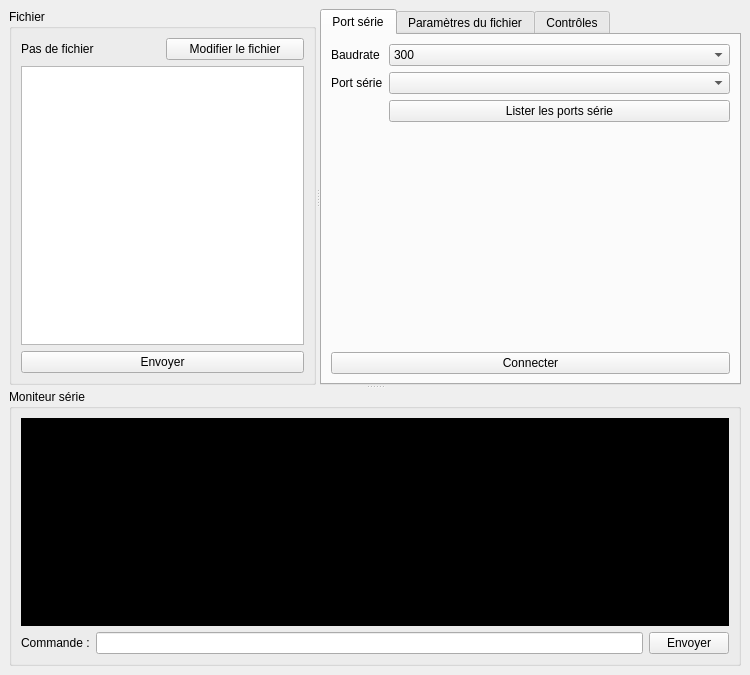
<?xml version="1.0" encoding="UTF-8"?>
<ui version="4.0">
 <class>MainWindow</class>
 <widget class="QMainWindow" name="MainWindow">
  <property name="geometry">
   <rect>
    <x>0</x>
    <y>0</y>
    <width>750</width>
    <height>675</height>
   </rect>
  </property>
  <property name="windowTitle">
   <string>Trace</string>
  </property>
  <property name="windowIcon">
   <iconset>
    <normaloff>traceIcon.png</normaloff>traceIcon.png</iconset>
  </property>
  <property name="tabShape">
   <enum>QTabWidget::Triangular</enum>
  </property>
  <widget class="QWidget" name="centralwidget">
   <layout class="QVBoxLayout" name="verticalLayout_4">
    <item>
     <widget class="QSplitter" name="splitter_2">
      <property name="orientation">
       <enum>Qt::Vertical</enum>
      </property>
      <widget class="QWidget" name="widget" native="true">
       <layout class="QHBoxLayout" name="horizontalLayout_5">
        <item>
         <widget class="QSplitter" name="splitter">
          <property name="orientation">
           <enum>Qt::Horizontal</enum>
          </property>
          <widget class="QGroupBox" name="groupBox_2">
           <property name="title">
            <string>Fichier</string>
           </property>
           <layout class="QVBoxLayout" name="verticalLayout">
            <item>
             <layout class="QHBoxLayout" name="horizontalLayout">
              <item>
               <widget class="QLabel" name="filename">
                <property name="text">
                 <string>Pas de fichier</string>
                </property>
               </widget>
              </item>
              <item>
               <widget class="QPushButton" name="btn_file">
                <property name="text">
                 <string>Modifier le fichier</string>
                </property>
               </widget>
              </item>
             </layout>
            </item>
            <item>
             <widget class="QGraphicsView" name="fileview"/>
            </item>
            <item>
             <widget class="QPushButton" name="pushButton_2">
              <property name="text">
               <string>Envoyer</string>
              </property>
             </widget>
            </item>
           </layout>
          </widget>
          <widget class="QTabWidget" name="tabWidget">
           <property name="currentIndex">
            <number>0</number>
           </property>
           <widget class="QWidget" name="tab_serie">
            <attribute name="title">
             <string>Port série</string>
            </attribute>
            <layout class="QVBoxLayout" name="verticalLayout_3">
             <item>
              <layout class="QFormLayout" name="serial_settings">
               <item row="0" column="0">
                <widget class="QLabel" name="label">
                 <property name="text">
                  <string>Baudrate</string>
                 </property>
                </widget>
               </item>
               <item row="0" column="1">
                <widget class="QComboBox" name="baudrate">
                 <item>
                  <property name="text">
                   <string>300</string>
                  </property>
                 </item>
                 <item>
                  <property name="text">
                   <string>1200</string>
                  </property>
                 </item>
                 <item>
                  <property name="text">
                   <string>2400</string>
                  </property>
                 </item>
                 <item>
                  <property name="text">
                   <string>4800</string>
                  </property>
                 </item>
                 <item>
                  <property name="text">
                   <string>9600</string>
                  </property>
                 </item>
                 <item>
                  <property name="text">
                   <string>19200</string>
                  </property>
                 </item>
                 <item>
                  <property name="text">
                   <string>38400</string>
                  </property>
                 </item>
                 <item>
                  <property name="text">
                   <string>57600</string>
                  </property>
                 </item>
                 <item>
                  <property name="text">
                   <string>115200</string>
                  </property>
                 </item>
                 <item>
                  <property name="text">
                   <string>230400</string>
                  </property>
                 </item>
                 <item>
                  <property name="text">
                   <string>250000</string>
                  </property>
                 </item>
                </widget>
               </item>
               <item row="1" column="0">
                <widget class="QLabel" name="portSRieLabel">
                 <property name="text">
                  <string>Port série</string>
                 </property>
                </widget>
               </item>
               <item row="1" column="1">
                <widget class="QComboBox" name="serial_ports_list"/>
               </item>
               <item row="2" column="1">
                <widget class="QPushButton" name="btn_serial_ports_list">
                 <property name="text">
                  <string>Lister les ports série</string>
                 </property>
                </widget>
               </item>
              </layout>
             </item>
             <item>
              <widget class="QPushButton" name="btn_connect">
               <property name="text">
                <string>Connecter</string>
               </property>
              </widget>
             </item>
            </layout>
           </widget>
           <widget class="QWidget" name="tab_2">
            <attribute name="title">
             <string>Paramètres du fichier</string>
            </attribute>
            <layout class="QVBoxLayout" name="verticalLayout_5">
             <item>
              <widget class="QPushButton" name="btn_preprocessor">
               <property name="text">
                <string>Utiliser le préprocesseur sur le fichier</string>
               </property>
              </widget>
             </item>
            </layout>
           </widget>
           <widget class="QWidget" name="tab">
            <attribute name="title">
             <string>Contrôles</string>
            </attribute>
            <layout class="QVBoxLayout" name="verticalLayout_8">
             <item>
              <widget class="QGroupBox" name="groupBox_3">
               <property name="title">
                <string>Position dans le plan</string>
               </property>
               <layout class="QVBoxLayout" name="verticalLayout_6">
                <item>
                 <layout class="QHBoxLayout" name="horizontalLayout_2">
                  <item>
                   <layout class="QGridLayout" name="gridLayout_2">
                    <item row="2" column="1">
                     <widget class="QPushButton" name="btn_y_minus">
                      <property name="text">
                       <string>Y-</string>
                      </property>
                     </widget>
                    </item>
                    <item row="1" column="0">
                     <widget class="QPushButton" name="btn_x_minus">
                      <property name="text">
                       <string>X-</string>
                      </property>
                     </widget>
                    </item>
                    <item row="0" column="1">
                     <widget class="QPushButton" name="btn_y_plus">
                      <property name="text">
                       <string>Y+</string>
                      </property>
                     </widget>
                    </item>
                    <item row="1" column="2">
                     <widget class="QPushButton" name="btn_x_plus">
                      <property name="text">
                       <string>X+</string>
                      </property>
                     </widget>
                    </item>
                   </layout>
                  </item>
                  <item>
                   <widget class="QPushButton" name="btn_set_origin_plan">
                    <property name="text">
                     <string>Position Zéro</string>
                    </property>
                   </widget>
                  </item>
                 </layout>
                </item>
               </layout>
              </widget>
             </item>
             <item>
              <layout class="QHBoxLayout" name="horizontalLayout_3">
               <item>
                <widget class="QGroupBox" name="groupBox_4">
                 <property name="title">
                  <string>Axe Z</string>
                 </property>
                 <layout class="QVBoxLayout" name="verticalLayout_7">
                  <item>
                   <layout class="QGridLayout" name="gridLayout_3">
                    <item row="4" column="2">
                     <widget class="QPushButton" name="btn_set_z_low">
                      <property name="text">
                       <string>Position basse</string>
                      </property>
                     </widget>
                    </item>
                    <item row="4" column="0">
                     <widget class="QLabel" name="label_3">
                      <property name="text">
                       <string>0%</string>
                      </property>
                     </widget>
                    </item>
                    <item row="0" column="2">
                     <widget class="QPushButton" name="btn_set_z_high">
                      <property name="text">
                       <string>Position haute</string>
                      </property>
                     </widget>
                    </item>
                    <item row="0" column="0">
                     <widget class="QLabel" name="label_2">
                      <property name="text">
                       <string>100%</string>
                      </property>
                     </widget>
                    </item>
                    <item row="2" column="0">
                     <widget class="QSlider" name="slider_z_value">
                      <property name="orientation">
                       <enum>Qt::Vertical</enum>
                      </property>
                     </widget>
                    </item>
                    <item row="2" column="2">
                     <widget class="QLCDNumber" name="lcdNumber"/>
                    </item>
                   </layout>
                  </item>
                 </layout>
                </widget>
               </item>
               <item>
                <widget class="QPushButton" name="btn_go_to_zero">
                 <property name="sizePolicy">
                  <sizepolicy hsizetype="Maximum" vsizetype="Expanding">
                   <horstretch>0</horstretch>
                   <verstretch>0</verstretch>
                  </sizepolicy>
                 </property>
                 <property name="text">
                  <string>Position
Zéro</string>
                 </property>
                 <property name="flat">
                  <bool>false</bool>
                 </property>
                </widget>
               </item>
              </layout>
             </item>
            </layout>
           </widget>
          </widget>
         </widget>
        </item>
       </layout>
      </widget>
      <widget class="QGroupBox" name="groupBox">
       <property name="title">
        <string>Moniteur série</string>
       </property>
       <layout class="QVBoxLayout" name="verticalLayout_2">
        <item>
         <widget class="QTextEdit" name="serial_monitor">
          <property name="sizePolicy">
           <sizepolicy hsizetype="Expanding" vsizetype="Minimum">
            <horstretch>0</horstretch>
            <verstretch>0</verstretch>
           </sizepolicy>
          </property>
          <property name="styleSheet">
           <string notr="true">background-color:black;
color: yellow;</string>
          </property>
          <property name="html">
           <string>&lt;!DOCTYPE HTML PUBLIC &quot;-//W3C//DTD HTML 4.0//EN&quot; &quot;http://www.w3.org/TR/REC-html40/strict.dtd&quot;&gt;
&lt;html&gt;&lt;head&gt;&lt;meta name=&quot;qrichtext&quot; content=&quot;1&quot; /&gt;&lt;style type=&quot;text/css&quot;&gt;
p, li { white-space: pre-wrap; }
&lt;/style&gt;&lt;/head&gt;&lt;body style=&quot; font-family:'Ubuntu'; font-size:11pt; font-weight:400; font-style:normal;&quot;&gt;
&lt;p style=&quot;-qt-paragraph-type:empty; margin-top:12px; margin-bottom:12px; margin-left:0px; margin-right:0px; -qt-block-indent:0; text-indent:0px;&quot;&gt;&lt;br /&gt;&lt;/p&gt;&lt;/body&gt;&lt;/html&gt;</string>
          </property>
         </widget>
        </item>
        <item>
         <layout class="QHBoxLayout" name="horizontalLayout_4">
          <item>
           <widget class="QLabel" name="label_4">
            <property name="text">
             <string>Commande :</string>
            </property>
           </widget>
          </item>
          <item>
           <widget class="QLineEdit" name="command_edit"/>
          </item>
          <item>
           <widget class="QPushButton" name="btn_command">
            <property name="text">
             <string>Envoyer</string>
            </property>
           </widget>
          </item>
         </layout>
        </item>
       </layout>
      </widget>
     </widget>
    </item>
   </layout>
  </widget>
 </widget>
 <resources/>
 <connections>
  <connection>
   <sender>slider_z_value</sender>
   <signal>valueChanged(int)</signal>
   <receiver>lcdNumber</receiver>
   <slot>display(int)</slot>
   <hints>
    <hint type="sourcelabel">
     <x>345</x>
     <y>331</y>
    </hint>
    <hint type="destinationlabel">
     <x>504</x>
     <y>279</y>
    </hint>
   </hints>
  </connection>
  <connection>
   <sender>command_edit</sender>
   <signal>returnPressed()</signal>
   <receiver>btn_command</receiver>
   <slot>click()</slot>
   <hints>
    <hint type="sourcelabel">
     <x>451</x>
     <y>646</y>
    </hint>
    <hint type="destinationlabel">
     <x>671</x>
     <y>645</y>
    </hint>
   </hints>
  </connection>
 </connections>
</ui>
